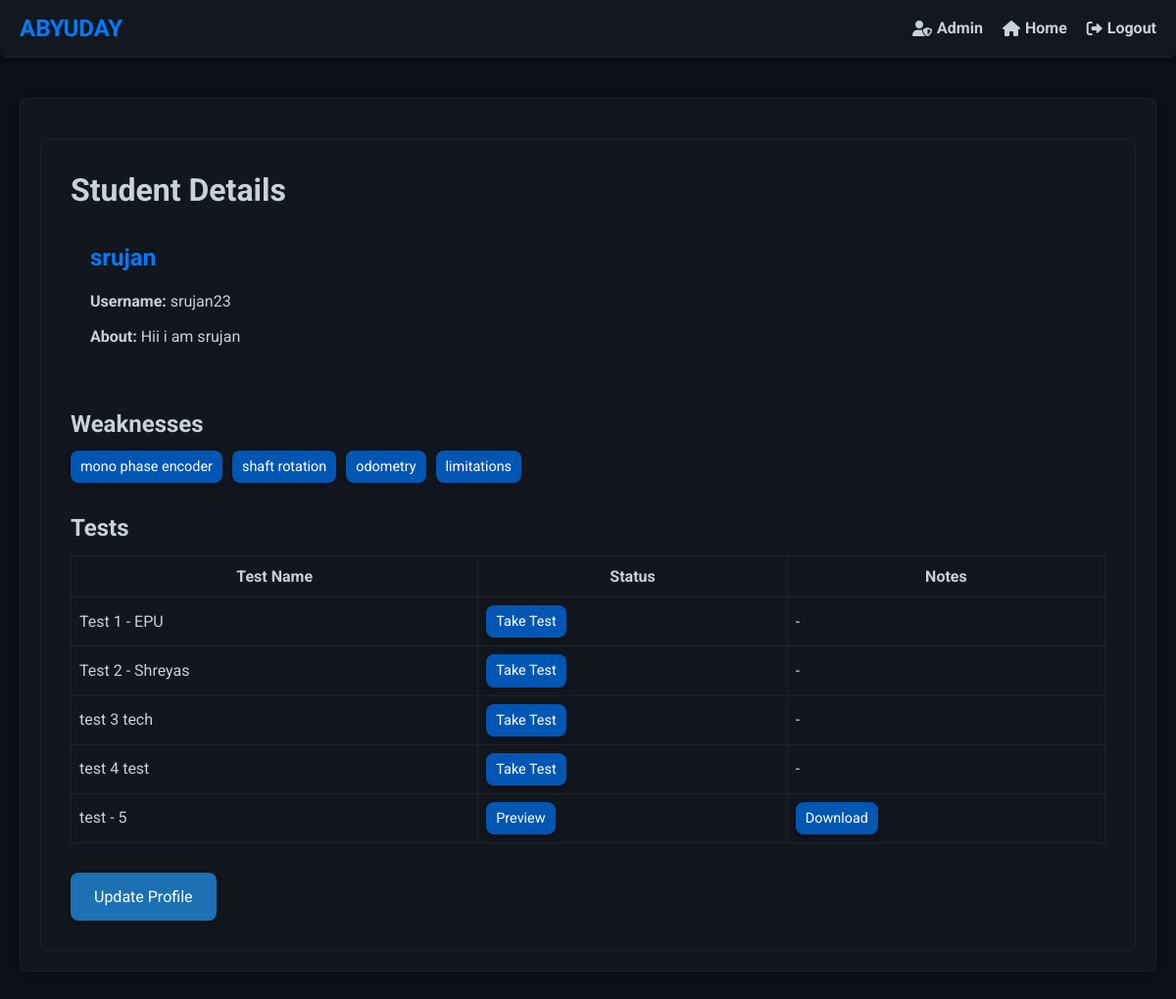
The app's page /students/2/ (signed in), older data.
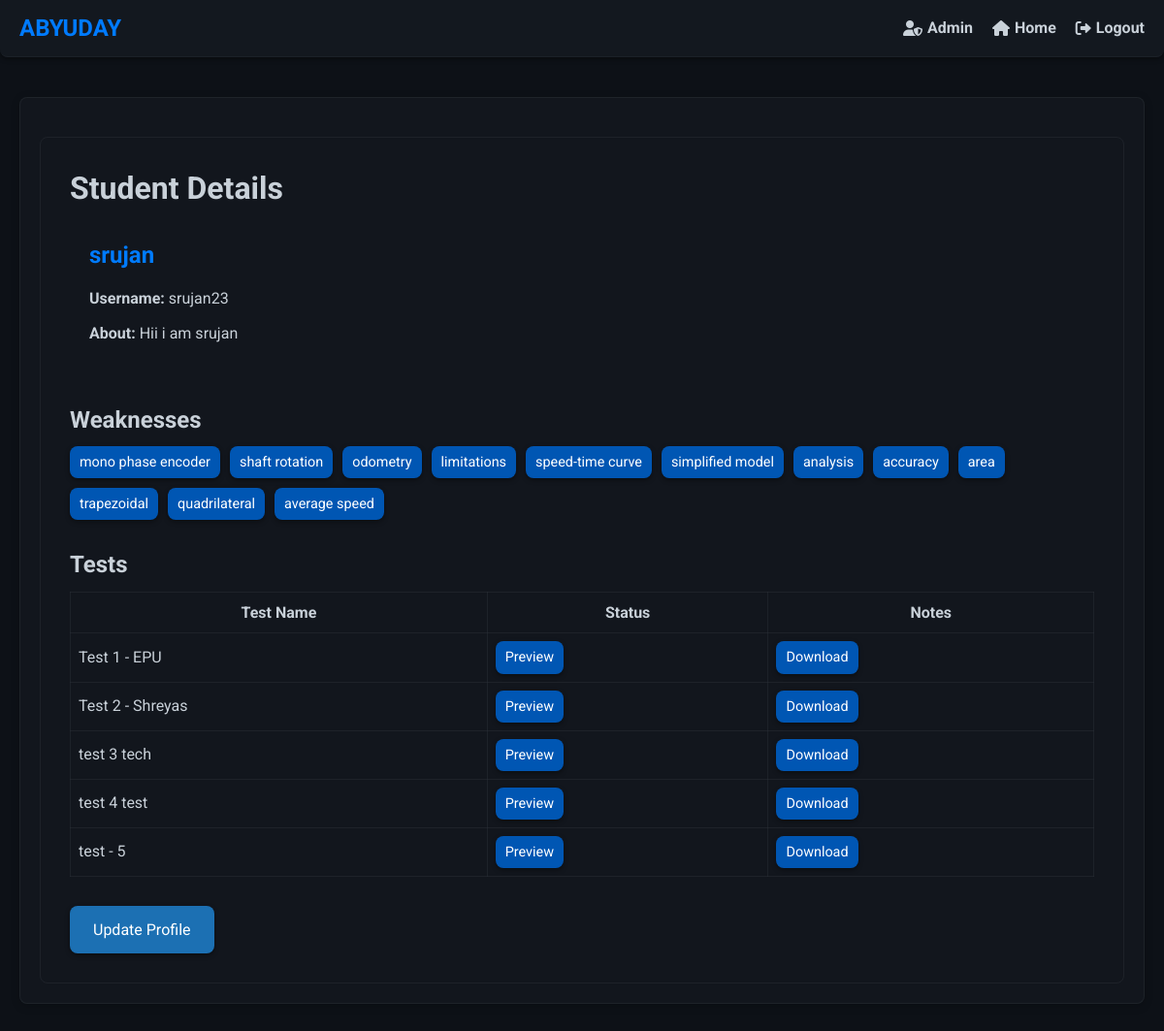
The same page, newer data.
### firstapp/models.py (models this page shows, shortened)
class Students(models.Model):
    name = models.OneToOneField(User, on_delete=models.CASCADE, limit_choices_to={'groups__name': 'Students'})
    teacher = models.ForeignKey(Teacher, related_name='students',on_delete=models.CASCADE)
    description = models.TextField(blank=True)
    added_at= models.DateTimeField(auto_now_add=True)

class Topics(models.Model):
    student = models.ForeignKey(Students, related_name='topics', on_delete=models.CASCADE)
    topic = models.CharField(max_length=200)
    test=models.ForeignKey(Test,related_name='topic_test',on_delete=models.CASCADE)
    def __str__(self):
        return self.topic

class Test(models.Model):
    teacher = models.ForeignKey(Teacher, related_name='tests', on_delete=models.CASCADE)
    test_data=models.JSONField()
    display_name = models.CharField(max_length=100)
    test_name=models.CharField(max_length=100)
    test_total_marks=models.PositiveBigIntegerField()
    file_path=models.CharField(max_length=1000)
    start_time=models.DateTimeField()
    end_time=models.DateTimeField()

### firstapp/views.py (the view)
# urls.py: path('students/<int:pk>/',views.studentdetail.as_view(),name='detail-student'),
class studentdetail(LoginRequiredMixin,DetailView):
    model=Students
    def get_context_data(self, **kwargs: Any) -> dict[str, Any]:
        context=super().get_context_data(**kwargs)
        student=self.get_object()
        tests=TestAttempt.objects.filter(student=student)
        attempted_tests = [attempt.test.id for attempt in tests]
        context["attempted_tests"]=attempted_tests
        return context

### firstapp/templates/firstapp/students_detail.html (shortened to what this page needs)
{% extends "firstapp/base.html" %}
{% block body_block %}
<div class="student-details">
    <h1>Student Details</h1>
    <div class="info-card">
        <h2>{{ students.name.first_name }} {{ students.name.last_name }}</h2>
        <p><strong>Username:</strong> {{ students.name.username }}</p>
        <p><strong>About:</strong> {{ students.description }}</p>
    </div>
    <div class="weaknesses-section">
        <h2>Weaknesses</h2>
        <div class="tags">
            {% for tag in students.topics.all %}
                <a href="{% url 'firstapp:improvement-test' topic_id=tag.id %}" class="tag-button">{{ tag }}</a>
            {% endfor %}
        </div>
    </div>
    <h2>Tests</h2>
    <div class="table-responsive">
        <table class="bordered-table" >
            <thead>
                <tr>
                    <th>Test Name</th>
                    <th>Status</th>
                    <th>Notes</th>
                </tr>
            </thead>
            <tbody>
                {% for test in students.teacher.tests.all %}
                    <tr>
                        <td>{{ test.display_name }}</td>
                        {% if test.id in attempted_tests %}
                            <td><a href="{% url 'firstapp:preview-test' id=test.id  stud_id=students.id %}" class="tag-button">Preview</a></td>
                            <td><a href="{% url 'firstapp:download-file' test.file_path %}" class="tag-button">Download</a></td>
                        {% else %}
                            {% if perms.firstapp.change_students %}
                                <td><a href="{% url 'firstapp:attend-test' test_id=test.id %}" class="tag-button">Take Test</a></td>
                            {% else %}
                                <td><span class="status-btn">Not Taken</span></td>
                            {% endif %}
                            <td>-</td>
                        {% endif %}
                    </tr>
                {% endfor %}
            </tbody>
        </table>
    </div>
    {% if perms.firstapp.change_students %}
        <div class="action-buttons">
            <a href="{% url 'firstapp:update-student' pk=students.pk %}" class="update-profile-link">Update Profile</a>
        </div>
    {% endif %}
</div>
{% endblock %}

### firstapp/templates/firstapp/base.html (shortened to what this page needs)
<!DOCTYPE html>
<html lang="en">
  <head>
    <link rel="stylesheet" href="https://cdnjs.cloudflare.com/ajax/libs/font-awesome/6.0.0-beta3/css/all.min.css">
  </head>
  <body>
    <div class="container">
      <nav>
        <div class="brand">ABYUDAY</div>
        <ul class="nav-links" id="nav-links">
          <li><a href="{% url 'admin:index' %}"><i class="fas fa-user-shield"></i> Admin</a></li>
          <li><a href="/"><i class="fas fa-home"></i> Home</a></li>
          {% if user.is_authenticated %}
          <li><a href="{% url 'firstapp:logout' %}"><i class="fas fa-sign-out-alt"></i> Logout</a></li>
          {% endif %}
        </ul>
      </nav>
      <div class="body_block">{% block body_block %} {% endblock %}</div>
    </div>
  </body>
</html>

### firstapp/templates/firstapp/base.html (style rules this page uses)
:root { --primary-color: #007bff; --secondary-color: #0056b3; --background-color: #0d1117; --text-color: #c9d1d9; --navbar-bg: rgba(22, 27, 34, 0.8); --navbar-border: rgba(48, 54, 61, 0.3); --shadow-color: rgba(0, 0, 0, 0.4); --radius: 8px; --transition-speed: 0.3s; --hover-bg-color: rgba(33, 38, 45, 0.8); --button-bg-color: rgba(33, 150, 243, 0.7); --button-hover-bg-color: rgba(25, 118, 210, 0.7); --max-width: 1500px; --glass-bg-color: rgba(22, 27, 34, 0.6); --glass-border: rgba(48, 54, 61, 0.4); --glass-shadow: rgba(0, 0, 0, 0.2); }
* { box-sizing: border-box; margin: 0; padding: 0; }
body { font-family: "Roboto", sans-serif; background: var(--background-color); color: var(--text-color); display: flex; flex-direction: column; min-height: 100vh; line-height: 1.6; scroll-behavior: smooth; }
.container { width: 100%; max-width: var(--max-width); margin: 0 auto; padding: 20px; flex: 1; display: flex; flex-direction: column; align-items: center; padding-top: 80px; }
nav { background-color: var(--navbar-bg); padding: 10px 20px; border-bottom: 1px solid var(--navbar-border); display: flex; justify-content: space-between; align-items: center; width: 100%; position: fixed; top: 0; z-index: 10; box-shadow: 0 2px 5px var(--shadow-color); border-radius: 0 0 var(--radius) var(--radius); backdrop-filter: blur(10px); transition: background-color var(--transition-speed); }
nav .brand { font-weight: bold; font-size: 1.5em; color: var(--primary-color); transition: color var(--transition-speed); }
nav ul { list-style: none; padding: 0; margin: 0; display: flex; gap: 20px; }
nav li { margin: 0; }
nav a { color: var(--text-color); text-decoration: none; font-weight: bold; transition: color var(--transition-speed); display: flex; align-items: center; }
nav a i { margin-right: 5px; }
.body_block { padding: 20px; border-radius: var(--radius); box-shadow: 0 2px 10px var(--glass-shadow); background: var(--glass-bg-color); border: 1px solid var(--glass-border); flex: 1; width: 100%; margin: 20px 0; transition: transform var(--transition-speed); }
h1, h2, h3 { color: var(--text-color); margin-bottom: 10px; line-height: 1.4; }
p { margin-bottom: 15px; }
button, .tag-button, .update-profile-link { padding: 12px 24px; background-color: var(--button-bg-color); color: #fff; border: none; border-radius: var(--radius); cursor: pointer; transition: background-color var(--transition-speed), transform var(--transition-speed), box-shadow var(--transition-speed); font-size: 1em; box-shadow: 0 2px 5px var(--shadow-color); text-decoration: none; display: inline-block; }
.nav-links { display: flex; align-items: center; }

### firstapp/templates/firstapp/students_detail.html (style rules this page uses)
.student-details { background: var(--glass-bg); border: 1px solid var(--glass-border); border-radius: var(--radius); padding: 30px; margin-top: 20px; }
.info-card { background: var(--card-bg); border-radius: var(--radius); padding: 20px; margin-bottom: 30px; }
.info-card h2 { color: var(--primary-color); margin-bottom: 15px; }
.info-card p { margin-bottom: 10px; }
.weaknesses-section { margin-bottom: 30px; }
.tags { display: flex; flex-wrap: wrap; gap: 10px; margin-top: 10px; }
.tag-button { background-color: var(--secondary-color); color: #fff; padding: 5px 10px; border-radius: var(--radius); text-decoration: none; font-size: 0.9em; transition: background-color var(--transition-speed); }
.table-responsive { overflow-x: auto; }
.bordered-table { width: 100%; border-collapse: collapse; }
.bordered-table th, .bordered-table td { border: 1px solid var(--glass-border); padding: 8px; }
.bordered-table th { background-color: var(--glass-bg); }
.action-buttons { margin-top: 30px; }

Row changes from the older to the newer data that the page shows:
added Topics: topic "speed-time curve"
added Topics: topic "simplified model"
added Topics: topic "analysis"
added Topics: topic "accuracy"
added Topics: topic "area"
added Topics: topic "trapezoidal"
added Topics: topic "quadrilateral"
added Topics: topic "average speed"
computed for Test "Test 1 - EPU": text "Take Test -" → "Preview Download"
computed for Test "Test 2 - Shreyas": text "Take Test -" → "Preview Download"
computed for Test "test 3 tech": text "Take Test -" → "Preview Download"
computed for Test "test 4 test": text "Take Test -" → "Preview Download"
